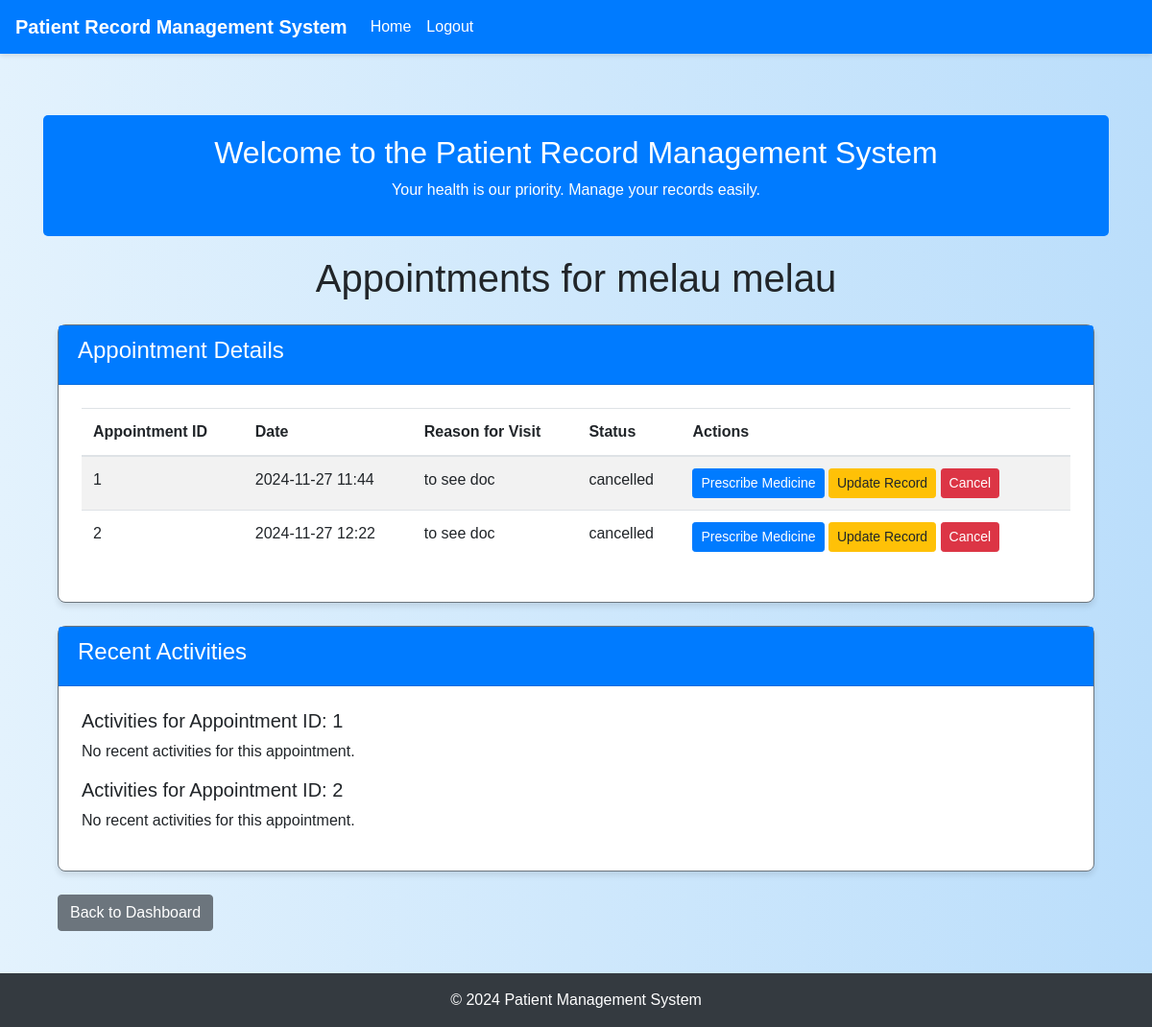
/doctor/patient/1/appointments (signed in), run on the app's committed database.
### app/models.py (models this page shows, shortened)
class Patient(db.Model):
    id = db.Column(db.Integer, primary_key=True)
    user_id = db.Column(db.Integer, db.ForeignKey('user.id'), unique=True, nullable=False)
    first_name = db.Column(db.String(100), nullable=False)
    last_name = db.Column(db.String(100), nullable=False)
    dob = db.Column(db.Date, nullable=False)
    phone_number = db.Column(db.String(15), nullable=True)
    address = db.Column(db.String(255), nullable=True)
    is_admitted = db.Column(db.Boolean, default=False)
    room_id = db.Column(db.Integer, db.ForeignKey('room.id'), nullable=True)
    bed_id = db.Column(db.Integer, db.ForeignKey('bed.id'), nullable=True)
    room = db.relationship('Room', backref='patients', lazy=True)
    bed = db.relationship('Bed', backref='patients', lazy=True)

class Appointment(db.Model):
    id = db.Column(db.Integer, primary_key=True)
    patient_request_id = db.Column(db.Integer, db.ForeignKey('appointment_request.id'), nullable=False)
    provider_id = db.Column(db.Integer, db.ForeignKey('user.id'), nullable=False)
    appointment_date = db.Column(db.DateTime, default=datetime.utcnow)
    notes = db.Column(db.Text)
    patient_request = db.relationship('AppointmentRequest', backref='appointments', lazy=True)

class AppointmentRequest(db.Model):
    id = db.Column(db.Integer, primary_key=True)
    patient_id = db.Column(db.Integer, db.ForeignKey('patient.id'), nullable=False)
    user_id = db.Column(db.Integer, db.ForeignKey('user.id'), nullable=False)
    requested_time = db.Column(db.DateTime, nullable=False)
    specialization_needed = db.Column(db.String(100), nullable=True)
    reason = db.Column(db.String(255), nullable=True)
    status = db.Column(db.String(20), default='pending')
    patient = db.relationship('Patient', backref='appointment_requests', lazy=True)

### app/route.py (the view)
@main_bp.route('/doctor/patient/<int:patient_id>/appointments', methods=['GET'])
@login_required
def view_patient_appointments(patient_id):
    if current_user.role != 'doctor':
        logger.warning(f"Unauthorized access attempt to view appointments for patient {patient_id} by {current_user.username}")
        flash('Unauthorized access.', 'danger')
        return redirect(url_for('main.index'))
    patient = Patient.query.get_or_404(patient_id)
    appointments = (
        db.session.query(Appointment)
        .join(AppointmentRequest, Appointment.patient_request_id == AppointmentRequest.id)
        .filter(AppointmentRequest.patient_id == patient_id)
        .all()
    )
    if not appointments:
        flash('No appointments found for this patient.', 'warning')
        logger.info(f"Doctor {current_user.username} found no appointments for patient {patient_id}")
        return redirect(url_for('main.doctor_dashboard'))
    logger.info(f"Doctor {current_user.username} viewed appointments for patient {patient_id}")
    return render_template('appointment_details.html', patient=patient, appointments=appointments)

### app/templates/appointment_details.html (shortened to what this page needs)
{% extends "layout.html" %}
{% block content %}
<div class="container">
    <div class="dashboard-header text-center">
        <h1>Appointments for {{ patient.first_name }} {{ patient.last_name }}</h1>
    </div>
    {% if appointments %}
    <div class="card mt-4">
        <div class="card-header">
            <h4>Appointment Details</h4>
        </div>
        <div class="card-body">
            <table class="table table-striped">
                <thead>
                    <tr>
                        <th>Appointment ID</th>
                        <th>Date</th>
                        <th>Reason for Visit</th>
                        <th>Status</th>
                        <th>Actions</th>
                    </tr>
                </thead>
                <tbody>
                    {% for appointment in appointments %}
                    <tr>
                        <td>{{ appointment.id }}</td>
                        <td>{{ appointment.appointment_date.strftime('%Y-%m-%d %H:%M') }}</td>
                        <td>{{ appointment.patient_request.reason }}</td>
                        <td>{{ appointment.patient_request.status }}</td>
                        <td>
                            <a href="{{ url_for('main.prescribe_medicine', patient_id=patient.id) }}" class="btn btn-primary btn-sm">Prescribe Medicine</a>
                            <a href="{{ url_for('main.update_patient_record', patient_id=patient.id) }}" class="btn btn-warning btn-sm">Update Record</a>
                            <form action="{{ url_for('main.cancel_appointment', appointment_id=appointment.id) }}" method="POST" style="display: inline;">
                                <button type="submit" class="btn btn-danger btn-sm" onclick="return confirm('Are you sure you want to cancel this appointment?');">Cancel</button>
                            </form>
                        </td>
                    </tr>
                    {% endfor %}
                </tbody>
            </table>
        </div>
    </div>
    <div class="card mt-4">
        <div class="card-header">
            <h4>Recent Activities</h4>
        </div>
        <div class="card-body">
            {% for appointment in appointments %}
            <h5>Activities for Appointment ID: {{ appointment.id }}</h5>
            {% if appointment.activities %}
            <ul class="list-group mb-3">
                {% for activity in appointment.activities %}
                <li class="list-group-item">
                    <strong>{{ activity.timestamp.strftime('%Y-%m-%d %H:%M') }}:</strong> {{ activity.description }}
                </li>
                {% endfor %}
            </ul>
            {% else %}
            <p>No recent activities for this appointment.</p>
            {% endif %}
            {% endfor %}
        </div>
    </div>
    {% else %}
    <div class="alert alert-warning mt-4">
        <p>No appointments found for this patient.</p>
    </div>
    {% endif %}
    <div class="mt-4">
        <a href="{{ url_for('main.doctor_dashboard') }}" class="btn btn-secondary">Back to Dashboard</a>
    </div>
</div>
{% endblock %}

### app/static/css/style.css (style rules this page uses)
:root { --primary-color: #007bff; --secondary-color: #6c757d; --success-color: #28a745; --info-color: #17a2b8; --warning-color: #ffc107; --danger-color: #dc3545; --background-color: #f8f9fa; --footer-background: #343a40; }
body { background-color: var(--background-color); font-family: Arial, sans-serif; margin: 0; padding: 0; }
.card { border-radius: 0.5rem; border: 1px solid var(--secondary-color); box-shadow: 0 4px 6px rgba(0, 0, 0, 0.1); }
.card-header { background-color: var(--primary-color); color: #ffffff; font-weight: bold; }
.card-body { padding: 1.5rem; }

### app/templates/layout.html (style rules this page uses)
body { display: flex; flex-direction: column; min-height: 100vh; background: linear-gradient(to right, #e3f2fd, #bbdefb); }

### data on the page
Patient: first_name "melau", last_name "melau"
Appointment: id "1", appointment_date "2024-11-27 11:44", patient_request.reason "to see doc", patient_request.status "cancelled"
Appointment: id "2", appointment_date "2024-11-27 12:22", patient_request.reason "to see doc", patient_request.status "cancelled"
